Frame 1 (no input): blank canvas, image omitted
Frame 60 (no input): blank canvas, image omitted
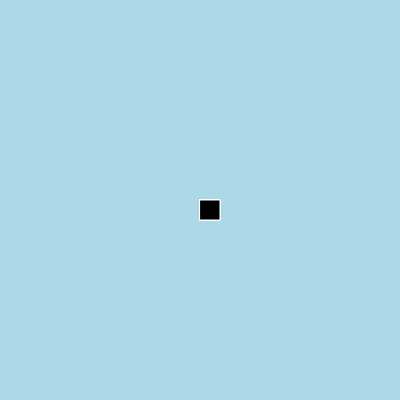
Frame 120 (the mouse pressed at the canvas centre since frame 60)

The p5.js sketch whose frames 1 and 60 were blank and that drew this single picture after the mouse press (run headless with seeded random() and noise() and a simulated clock; from frame 60 on, the mouse is pressed at the canvas centre):

// p5.js sketch
// ── sketch.js
function setup() {
    createCanvas(400, 400); 
    background("lightblue");
    }
  
  function draw() {
    
    stroke("white")
    fill("black")
    
    if(mouseIsPressed)
    rect(mouseX,mouseY, 20,20);
   }  
